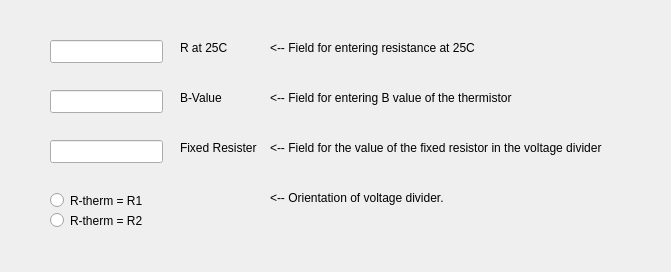
<?xml version="1.0" encoding="UTF-8"?>
<ui version="4.0">
 <class>help</class>
 <widget class="QDialog" name="help">
  <property name="geometry">
   <rect>
    <x>0</x>
    <y>0</y>
    <width>671</width>
    <height>272</height>
   </rect>
  </property>
  <property name="windowTitle">
   <string>Dialog</string>
  </property>
  <widget class="QLineEdit" name="lineEdit">
   <property name="geometry">
    <rect>
     <x>50</x>
     <y>40</y>
     <width>113</width>
     <height>23</height>
    </rect>
   </property>
  </widget>
  <widget class="QLineEdit" name="lineEdit_2">
   <property name="geometry">
    <rect>
     <x>50</x>
     <y>90</y>
     <width>113</width>
     <height>23</height>
    </rect>
   </property>
  </widget>
  <widget class="QLabel" name="label">
   <property name="geometry">
    <rect>
     <x>180</x>
     <y>40</y>
     <width>59</width>
     <height>15</height>
    </rect>
   </property>
   <property name="text">
    <string>R at 25C</string>
   </property>
  </widget>
  <widget class="QLabel" name="label_2">
   <property name="geometry">
    <rect>
     <x>180</x>
     <y>90</y>
     <width>59</width>
     <height>15</height>
    </rect>
   </property>
   <property name="text">
    <string>B-Value</string>
   </property>
  </widget>
  <widget class="QLabel" name="label_3">
   <property name="geometry">
    <rect>
     <x>270</x>
     <y>40</y>
     <width>241</width>
     <height>16</height>
    </rect>
   </property>
   <property name="text">
    <string>&lt;-- Field for entering resistance at 25C</string>
   </property>
  </widget>
  <widget class="QLabel" name="label_4">
   <property name="geometry">
    <rect>
     <x>270</x>
     <y>90</y>
     <width>291</width>
     <height>16</height>
    </rect>
   </property>
   <property name="text">
    <string>&lt;-- Field for entering B value of the thermistor </string>
   </property>
  </widget>
  <widget class="QLabel" name="label_5">
   <property name="geometry">
    <rect>
     <x>270</x>
     <y>190</y>
     <width>211</width>
     <height>16</height>
    </rect>
   </property>
   <property name="text">
    <string>&lt;-- Orientation of voltage divider.</string>
   </property>
  </widget>
  <widget class="QRadioButton" name="radioButton">
   <property name="geometry">
    <rect>
     <x>50</x>
     <y>190</y>
     <width>111</width>
     <height>21</height>
    </rect>
   </property>
   <property name="text">
    <string>R-therm = R1</string>
   </property>
  </widget>
  <widget class="QRadioButton" name="radioButton_2">
   <property name="geometry">
    <rect>
     <x>50</x>
     <y>210</y>
     <width>111</width>
     <height>21</height>
    </rect>
   </property>
   <property name="text">
    <string>R-therm = R2</string>
   </property>
  </widget>
  <widget class="QLabel" name="label_6">
   <property name="geometry">
    <rect>
     <x>270</x>
     <y>140</y>
     <width>391</width>
     <height>16</height>
    </rect>
   </property>
   <property name="text">
    <string>&lt;-- Field for the value of the fixed resistor in the voltage divider</string>
   </property>
  </widget>
  <widget class="QLineEdit" name="lineEdit_3">
   <property name="geometry">
    <rect>
     <x>50</x>
     <y>140</y>
     <width>113</width>
     <height>23</height>
    </rect>
   </property>
  </widget>
  <widget class="QLabel" name="label_7">
   <property name="geometry">
    <rect>
     <x>180</x>
     <y>140</y>
     <width>91</width>
     <height>16</height>
    </rect>
   </property>
   <property name="text">
    <string>Fixed Resister</string>
   </property>
  </widget>
 </widget>
 <resources/>
 <connections/>
</ui>
